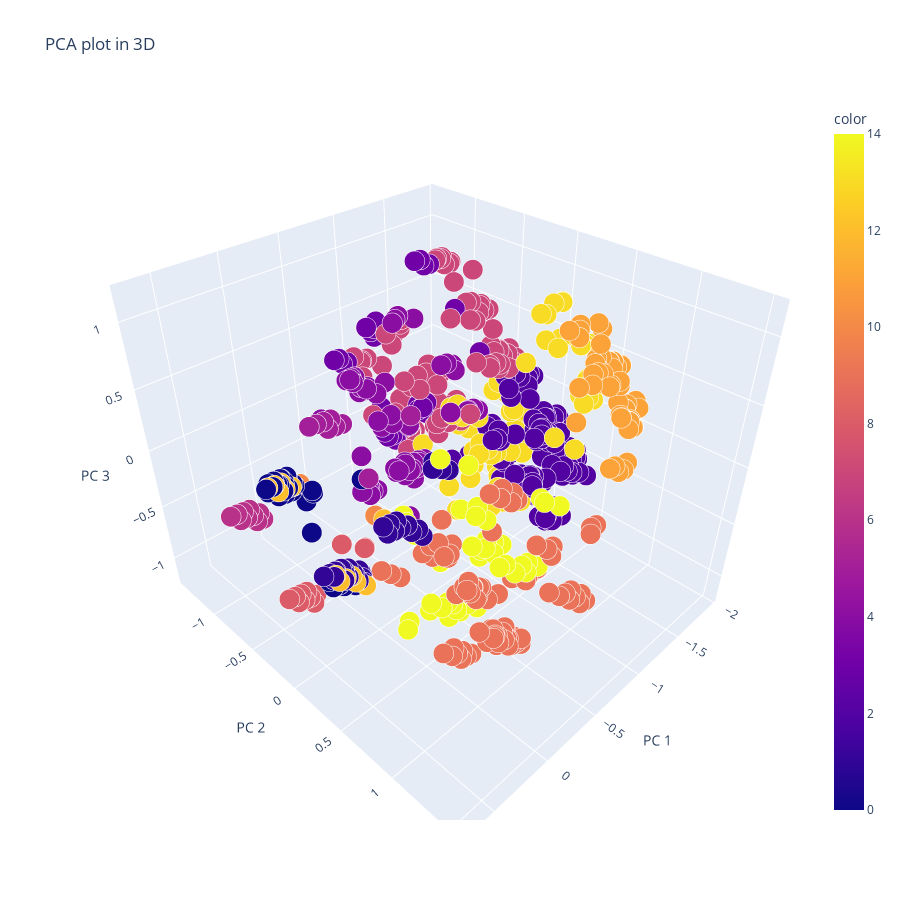

The notebook cell saved with this chart:
### Code cell
PCAplot3D(X, pred_k)

### Figure 1 — Plotly figure (JSON) as saved in the notebook; plotly's stock layout.template omitted (floating-point values rounded to 4 significant figures; data arrays with more than 128 entries replaced by an {"elided": "..."} marker saying what was removed)
{"data": [{"hovertemplate": "PC 1=%{x}<br>PC 2=%{y}<br>PC 3=%{z}<br>size=%{marker.size}<br>color=%{marker.color}<extra></extra>", "legendgroup": "", "marker": {"color": {"elided": "2583 int values"}, "coloraxis": "coloraxis", "opacity": 1, "size": {"elided": "2583 float values"}, "sizemode": "area", "sizeref": 0.00025, "symbol": "circle"}, "mode": "markers", "name": "", "scene": "scene", "showlegend": false, "type": "scatter3d", "x": {"elided": "2583 float values"}, "y": {"elided": "2583 float values"}, "z": {"elided": "2583 float values"}}], "layout": {"coloraxis": {"colorbar": {"title": {"text": "color"}}, "colorscale": [[0, "#0d0887"], [0.1111, "#46039f"], [0.2222, "#7201a8"], [0.3333, "#9c179e"], [0.4444, "#bd3786"], [0.5556, "#d8576b"], [0.6667, "#ed7953"], [0.7778, "#fb9f3a"], [0.8889, "#fdca26"], [1, "#f0f921"]]}, "height": 900, "legend": {"itemsizing": "constant", "tracegroupgap": 0}, "scene": {"domain": {"x": [0, 1], "y": [0, 1]}, "xaxis": {"title": {"text": "PC 1"}}, "yaxis": {"title": {"text": "PC 2"}}, "zaxis": {"title": {"text": "PC 3"}}}, "title": {"text": "PCA plot in 3D"}, "width": 900}}
